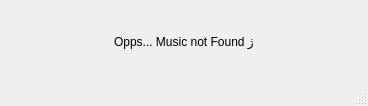
<?xml version="1.0" encoding="UTF-8"?>
<ui version="4.0">
 <class>No_Match</class>
 <widget class="QMainWindow" name="No_Match">
  <property name="geometry">
   <rect>
    <x>0</x>
    <y>0</y>
    <width>368</width>
    <height>106</height>
   </rect>
  </property>
  <property name="windowTitle">
   <string>No Match Found</string>
  </property>
  <widget class="QWidget" name="centralwidget">
   <layout class="QGridLayout" name="gridLayout">
    <item row="0" column="0" alignment="Qt::AlignHCenter|Qt::AlignVCenter">
     <widget class="QLabel" name="label">
      <property name="styleSheet">
       <string notr="true">font: 75 14pt &quot;JetBrainsMono Nerd Font Mono&quot;;</string>
      </property>
      <property name="text">
       <string>Opps... Music not Found ﮊ</string>
      </property>
     </widget>
    </item>
   </layout>
  </widget>
  <widget class="QMenuBar" name="menubar">
   <property name="geometry">
    <rect>
     <x>0</x>
     <y>0</y>
     <width>368</width>
     <height>24</height>
    </rect>
   </property>
  </widget>
  <widget class="QStatusBar" name="statusbar"/>
 </widget>
 <resources/>
 <connections/>
</ui>
